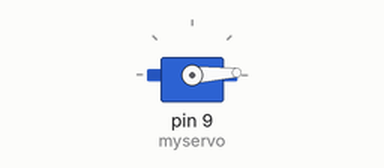
A sketch run on a simulated Arduino Uno, built with avr-gcc and run on an emulated ATmega328P. Parts: servo.

Above: at 0.05 s.
At 0.7 s:
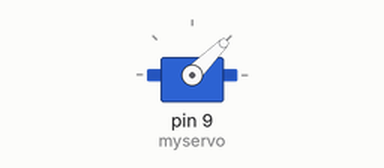
At 1.35 s:
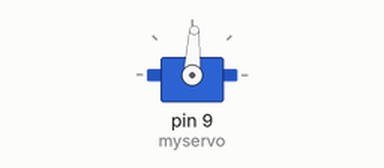
At 2.7 s:
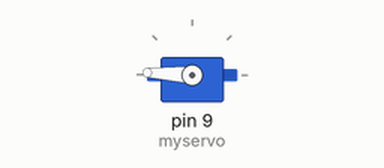
Timing chart, 0 to 6.3 s (numbered marks = the images above):
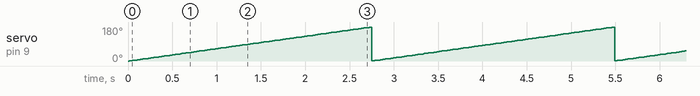

The sketch:

notepad_motor.ino
```cpp
#include <Servo.h>

Servo myservo;  // create servo object to control a servo
// twelve servo objects can be created on most boards
   // variable to store the servo position

void setup() {
  myservo.attach(9);  // attaches the servo on pin 9 to the servo object
}
int i=0;
int pos=0;
void loop(){
  for (pos = 0; pos <= 180; pos += 1) {
    myservo.write(pos);
  if(pos==0){
    i++;
  }
  if(i==4){
    break;
  }
  if(pos==180){
    pos=0;
  }
  Serial.println(pos);
    delay(15);
  }
}
```

Measured:
- by itself, servo on pin 9 (myservo): ramps from 1° to 180° and jumps back, once every 2.7 s
